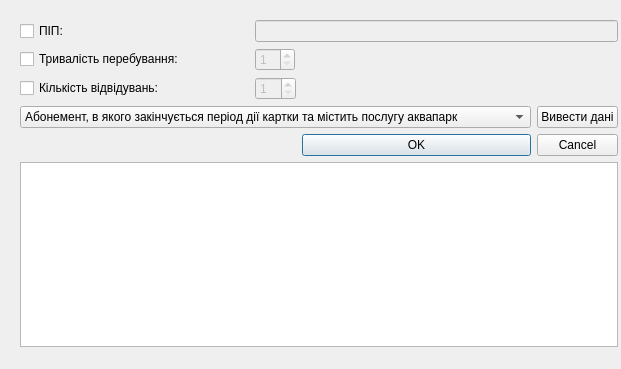
<?xml version="1.0" encoding="UTF-8"?>
<ui version="4.0">
 <class>SearchAndOutput</class>
 <widget class="QDialog" name="SearchAndOutput">
  <property name="geometry">
   <rect>
    <x>0</x>
    <y>0</y>
    <width>621</width>
    <height>369</height>
   </rect>
  </property>
  <property name="windowTitle">
   <string>Dialog</string>
  </property>
  <widget class="QWidget" name="layoutWidget">
   <property name="geometry">
    <rect>
     <x>20</x>
     <y>20</y>
     <width>598</width>
     <height>327</height>
    </rect>
   </property>
   <layout class="QGridLayout" name="gridLayout">
    <item row="4" column="2">
     <widget class="QPushButton" name="OKButton">
      <property name="text">
       <string>OK</string>
      </property>
     </widget>
    </item>
    <item row="0" column="0">
     <widget class="QCheckBox" name="PIPCheckBox">
      <property name="toolTip">
       <string>&lt;html&gt;&lt;head/&gt;&lt;body&gt;&lt;p&gt;Виберіть, для того, щоб шукати прізвище, ім'я та по-батькові&lt;/p&gt;&lt;/body&gt;&lt;/html&gt;</string>
      </property>
      <property name="text">
       <string>ПІП:</string>
      </property>
     </widget>
    </item>
    <item row="1" column="0">
     <widget class="QCheckBox" name="SessionDurCheckBox">
      <property name="toolTip">
       <string>&lt;html&gt;&lt;head/&gt;&lt;body&gt;&lt;p&gt;Виберіть, для того, щоб шукати за тривалістю перебування&lt;/p&gt;&lt;/body&gt;&lt;/html&gt;</string>
      </property>
      <property name="text">
       <string>Тривалість перебування:</string>
      </property>
     </widget>
    </item>
    <item row="1" column="1">
     <widget class="QSpinBox" name="SessionDurSpinBox">
      <property name="enabled">
       <bool>false</bool>
      </property>
      <property name="maximumSize">
       <size>
        <width>40</width>
        <height>16777215</height>
       </size>
      </property>
      <property name="minimum">
       <number>1</number>
      </property>
      <property name="maximum">
       <number>8</number>
      </property>
     </widget>
    </item>
    <item row="2" column="1">
     <widget class="QSpinBox" name="MonthsVisitsSpinBox">
      <property name="enabled">
       <bool>false</bool>
      </property>
      <property name="maximumSize">
       <size>
        <width>50</width>
        <height>16777215</height>
       </size>
      </property>
      <property name="minimum">
       <number>1</number>
      </property>
      <property name="maximum">
       <number>31</number>
      </property>
     </widget>
    </item>
    <item row="0" column="1" colspan="3">
     <widget class="QLineEdit" name="NameLineEdit">
      <property name="enabled">
       <bool>false</bool>
      </property>
     </widget>
    </item>
    <item row="2" column="0">
     <widget class="QCheckBox" name="MonthsVisitsCheckBox">
      <property name="toolTip">
       <string>&lt;html&gt;&lt;head/&gt;&lt;body&gt;&lt;p&gt;Виберіть, для того, щоб шукати за кількістю відвідувань&lt;/p&gt;&lt;/body&gt;&lt;/html&gt;</string>
      </property>
      <property name="text">
       <string>Кількість відвідувань:</string>
      </property>
     </widget>
    </item>
    <item row="5" column="0" colspan="4">
     <widget class="QTextBrowser" name="OutputTextBrowser"/>
    </item>
    <item row="4" column="3">
     <widget class="QPushButton" name="CancelButton">
      <property name="text">
       <string>Cancel</string>
      </property>
     </widget>
    </item>
    <item row="3" column="0" colspan="3">
     <widget class="QComboBox" name="OutputComboBox">
      <property name="toolTip">
       <string>&lt;html&gt;&lt;head/&gt;&lt;body&gt;&lt;p&gt;Виберіть, для того, щоб вказати, яку інформацію виводити&lt;/p&gt;&lt;/body&gt;&lt;/html&gt;</string>
      </property>
      <item>
       <property name="text">
        <string>Абонемент, в якого закінчується період дії картки та містить послугу аквапарк</string>
       </property>
      </item>
      <item>
       <property name="text">
        <string>Абонемент, в якого найбільше додаткових послуг та найменша тривалість перебування в день</string>
       </property>
      </item>
      <item>
       <property name="text">
        <string>Абонемент, що має найбільшу к-сть відвідувань та є сімейним одночасно</string>
       </property>
      </item>
     </widget>
    </item>
    <item row="3" column="3">
     <widget class="QPushButton" name="OutputButton">
      <property name="text">
       <string>Вивести дані</string>
      </property>
     </widget>
    </item>
   </layout>
  </widget>
 </widget>
 <resources/>
 <connections/>
</ui>
